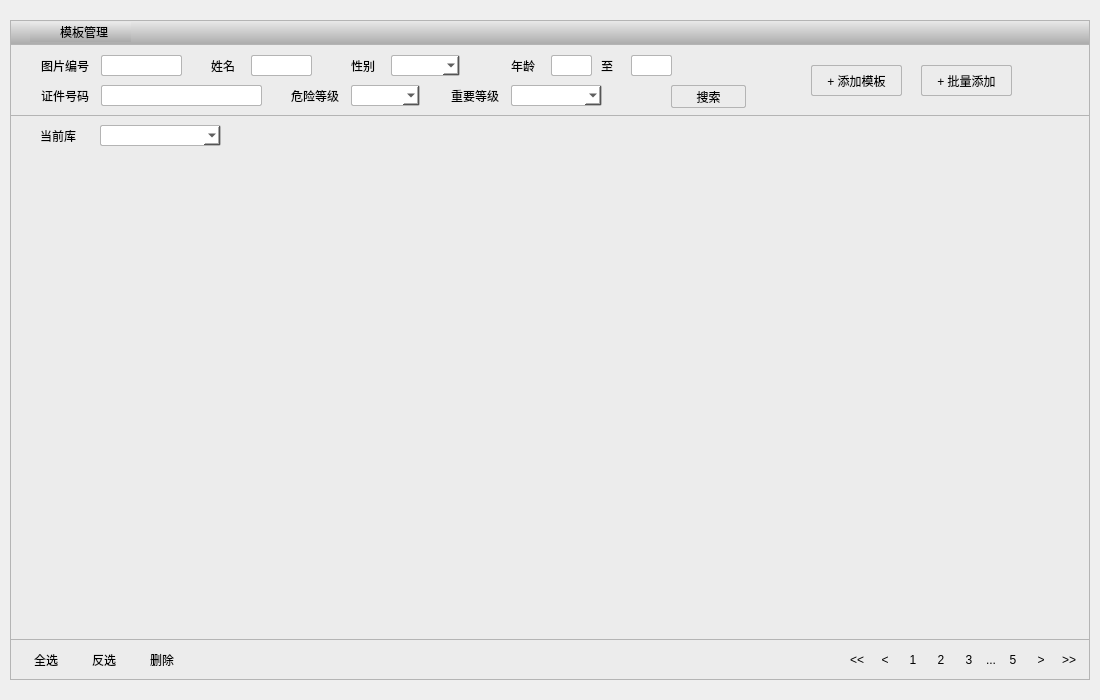
<?xml version="1.0" encoding="UTF-8"?>
<ui version="4.0">
 <class>TemplateManager</class>
 <widget class="QWidget" name="TemplateManager">
  <property name="geometry">
   <rect>
    <x>0</x>
    <y>0</y>
    <width>1100</width>
    <height>700</height>
   </rect>
  </property>
  <property name="windowTitle">
   <string>Form</string>
  </property>
  <layout class="QVBoxLayout" name="verticalLayout">
   <property name="spacing">
    <number>0</number>
   </property>
   <property name="leftMargin">
    <number>10</number>
   </property>
   <property name="topMargin">
    <number>20</number>
   </property>
   <property name="rightMargin">
    <number>10</number>
   </property>
   <property name="bottomMargin">
    <number>20</number>
   </property>
   <item>
    <widget class="QWidget" name="widget" native="true">
     <property name="styleSheet">
      <string notr="true">border:1px solid rgb(180,180,180)</string>
     </property>
     <layout class="QVBoxLayout" name="verticalLayout_2">
      <property name="spacing">
       <number>0</number>
      </property>
      <property name="leftMargin">
       <number>0</number>
      </property>
      <property name="topMargin">
       <number>0</number>
      </property>
      <property name="rightMargin">
       <number>0</number>
      </property>
      <property name="bottomMargin">
       <number>0</number>
      </property>
      <item>
       <widget class="QWidget" name="widget_2" native="true">
        <property name="minimumSize">
         <size>
          <width>0</width>
          <height>25</height>
         </size>
        </property>
        <property name="maximumSize">
         <size>
          <width>16777215</width>
          <height>25</height>
         </size>
        </property>
        <property name="styleSheet">
         <string notr="true">border-radius:0px;
background-color: qlineargradient(spread:pad, x1:0, y1:0, x2:0, y2:1, stop:0 rgba(235, 235, 235, 255), stop:1 rgba(170, 170, 170, 255));</string>
        </property>
        <widget class="QLabel" name="label">
         <property name="geometry">
          <rect>
           <x>20</x>
           <y>2</y>
           <width>41</width>
           <height>20</height>
          </rect>
         </property>
         <property name="styleSheet">
          <string notr="true">border:none</string>
         </property>
         <property name="text">
          <string/>
         </property>
         <property name="pixmap">
          <pixmap resource="../Resouce.qrc">:/images/1比N小图标.png</pixmap>
         </property>
        </widget>
        <widget class="QLabel" name="label_2">
         <property name="geometry">
          <rect>
           <x>50</x>
           <y>2</y>
           <width>71</width>
           <height>20</height>
          </rect>
         </property>
         <property name="styleSheet">
          <string notr="true">border:none;
font: 11pt &quot;黑体&quot;;</string>
         </property>
         <property name="text">
          <string>模板管理</string>
         </property>
        </widget>
       </widget>
      </item>
      <item>
       <widget class="QWidget" name="widget_3" native="true">
        <property name="styleSheet">
         <string notr="true">background-color:rgb(236,236,236);
border:1px solid rgb(180,180,180)</string>
        </property>
        <widget class="QWidget" name="widget_4" native="true">
         <property name="geometry">
          <rect>
           <x>1</x>
           <y>0</y>
           <width>1078</width>
           <height>70</height>
          </rect>
         </property>
         <property name="minimumSize">
          <size>
           <width>0</width>
           <height>70</height>
          </size>
         </property>
         <property name="maximumSize">
          <size>
           <width>16777215</width>
           <height>70</height>
          </size>
         </property>
         <property name="styleSheet">
          <string notr="true">border:none</string>
         </property>
         <widget class="QLabel" name="label_3">
          <property name="geometry">
           <rect>
            <x>30</x>
            <y>10</y>
            <width>54</width>
            <height>21</height>
           </rect>
          </property>
          <property name="text">
           <string>图片编号</string>
          </property>
         </widget>
         <widget class="QLabel" name="label_4">
          <property name="geometry">
           <rect>
            <x>200</x>
            <y>10</y>
            <width>31</width>
            <height>21</height>
           </rect>
          </property>
          <property name="text">
           <string>姓名</string>
          </property>
         </widget>
         <widget class="QLabel" name="label_5">
          <property name="geometry">
           <rect>
            <x>340</x>
            <y>10</y>
            <width>31</width>
            <height>21</height>
           </rect>
          </property>
          <property name="text">
           <string>性别</string>
          </property>
         </widget>
         <widget class="QLabel" name="label_6">
          <property name="geometry">
           <rect>
            <x>590</x>
            <y>10</y>
            <width>21</width>
            <height>21</height>
           </rect>
          </property>
          <property name="text">
           <string>至</string>
          </property>
         </widget>
         <widget class="QLabel" name="label_8">
          <property name="geometry">
           <rect>
            <x>30</x>
            <y>40</y>
            <width>54</width>
            <height>21</height>
           </rect>
          </property>
          <property name="text">
           <string>证件号码</string>
          </property>
         </widget>
         <widget class="QLabel" name="label_9">
          <property name="geometry">
           <rect>
            <x>280</x>
            <y>40</y>
            <width>54</width>
            <height>21</height>
           </rect>
          </property>
          <property name="text">
           <string>危险等级</string>
          </property>
         </widget>
         <widget class="QLabel" name="label_10">
          <property name="geometry">
           <rect>
            <x>440</x>
            <y>40</y>
            <width>54</width>
            <height>21</height>
           </rect>
          </property>
          <property name="text">
           <string>重要等级</string>
          </property>
         </widget>
         <widget class="QPushButton" name="m_btnSearch">
          <property name="geometry">
           <rect>
            <x>660</x>
            <y>40</y>
            <width>75</width>
            <height>23</height>
           </rect>
          </property>
          <property name="styleSheet">
           <string notr="true">border:1px solid rgb(180,180,180);
border-radius:2px;</string>
          </property>
          <property name="text">
           <string>搜索</string>
          </property>
         </widget>
         <widget class="QLabel" name="label_12">
          <property name="geometry">
           <rect>
            <x>500</x>
            <y>10</y>
            <width>31</width>
            <height>21</height>
           </rect>
          </property>
          <property name="text">
           <string>年龄</string>
          </property>
         </widget>
         <widget class="QPushButton" name="m_btnBatchAddTemplate">
          <property name="geometry">
           <rect>
            <x>910</x>
            <y>20</y>
            <width>91</width>
            <height>31</height>
           </rect>
          </property>
          <property name="styleSheet">
           <string notr="true">border:1px solid rgb(180,180,180);
border-radius:2px;</string>
          </property>
          <property name="text">
           <string>+ 批量添加</string>
          </property>
         </widget>
         <widget class="QLineEdit" name="m_editImageNumber">
          <property name="geometry">
           <rect>
            <x>90</x>
            <y>10</y>
            <width>81</width>
            <height>21</height>
           </rect>
          </property>
          <property name="styleSheet">
           <string notr="true">border:1px solid rgb(180,180,180);
border-radius:2px;
background-color:rgb(255,255,255)</string>
          </property>
         </widget>
         <widget class="QComboBox" name="m_comboSex">
          <property name="geometry">
           <rect>
            <x>380</x>
            <y>10</y>
            <width>69</width>
            <height>21</height>
           </rect>
          </property>
          <property name="styleSheet">
           <string notr="true">border:1px solid rgb(180,180,180);
border-radius:2px;
background-color:rgb(255,255,255)</string>
          </property>
         </widget>
         <widget class="QLineEdit" name="m_editName">
          <property name="geometry">
           <rect>
            <x>240</x>
            <y>10</y>
            <width>61</width>
            <height>21</height>
           </rect>
          </property>
          <property name="styleSheet">
           <string notr="true">border:1px solid rgb(180,180,180);
border-radius:2px;
background-color:rgb(255,255,255)</string>
          </property>
         </widget>
         <widget class="QLineEdit" name="m_editAgeMin">
          <property name="geometry">
           <rect>
            <x>540</x>
            <y>10</y>
            <width>41</width>
            <height>21</height>
           </rect>
          </property>
          <property name="styleSheet">
           <string notr="true">border:1px solid rgb(180,180,180);
border-radius:2px;
background-color:rgb(255,255,255)</string>
          </property>
         </widget>
         <widget class="QComboBox" name="m_comboDangersLevel">
          <property name="geometry">
           <rect>
            <x>340</x>
            <y>40</y>
            <width>69</width>
            <height>21</height>
           </rect>
          </property>
          <property name="styleSheet">
           <string notr="true">border:1px solid rgb(180,180,180);
border-radius:2px;
background-color:rgb(255,255,255)</string>
          </property>
         </widget>
         <widget class="QLineEdit" name="lineEdit_4">
          <property name="geometry">
           <rect>
            <x>90</x>
            <y>40</y>
            <width>161</width>
            <height>21</height>
           </rect>
          </property>
          <property name="styleSheet">
           <string notr="true">border:1px solid rgb(180,180,180);
border-radius:2px;
background-color:rgb(255,255,255)</string>
          </property>
         </widget>
         <widget class="QComboBox" name="m_comboImportantLevel">
          <property name="geometry">
           <rect>
            <x>500</x>
            <y>40</y>
            <width>91</width>
            <height>21</height>
           </rect>
          </property>
          <property name="styleSheet">
           <string notr="true">border:1px solid rgb(180,180,180);
border-radius:2px;
background-color:rgb(255,255,255)</string>
          </property>
         </widget>
         <widget class="QLineEdit" name="m_editAgeMax">
          <property name="geometry">
           <rect>
            <x>620</x>
            <y>10</y>
            <width>41</width>
            <height>21</height>
           </rect>
          </property>
          <property name="styleSheet">
           <string notr="true">border:1px solid rgb(180,180,180);
border-radius:2px;
background-color:rgb(255,255,255)</string>
          </property>
         </widget>
         <widget class="QPushButton" name="m_btnAddTemplate">
          <property name="geometry">
           <rect>
            <x>800</x>
            <y>20</y>
            <width>91</width>
            <height>31</height>
           </rect>
          </property>
          <property name="styleSheet">
           <string notr="true">border:1px solid rgb(180,180,180);
border-radius:2px;</string>
          </property>
          <property name="text">
           <string>+ 添加模板</string>
          </property>
         </widget>
        </widget>
        <widget class="QWidget" name="widget_6" native="true">
         <property name="geometry">
          <rect>
           <x>0</x>
           <y>70</y>
           <width>1080</width>
           <height>525</height>
          </rect>
         </property>
         <property name="styleSheet">
          <string notr="true">background-color:rgb(236,236,236);
border:1px solid rgb(180,180,180)</string>
         </property>
         <widget class="QLabel" name="label_7">
          <property name="geometry">
           <rect>
            <x>30</x>
            <y>10</y>
            <width>54</width>
            <height>21</height>
           </rect>
          </property>
          <property name="styleSheet">
           <string notr="true">border:none</string>
          </property>
          <property name="text">
           <string>当前库</string>
          </property>
         </widget>
         <widget class="QComboBox" name="m_comboCurLib">
          <property name="geometry">
           <rect>
            <x>90</x>
            <y>10</y>
            <width>121</width>
            <height>21</height>
           </rect>
          </property>
          <property name="styleSheet">
           <string notr="true">border:1px solid rgb(180,180,180);
border-radius:2px;
background-color:rgb(255,255,255)</string>
          </property>
         </widget>
         <widget class="QTableWidget" name="m_table">
          <property name="geometry">
           <rect>
            <x>1</x>
            <y>40</y>
            <width>1078</width>
            <height>484</height>
           </rect>
          </property>
          <property name="styleSheet">
           <string notr="true">background-color:rgb(236,236,236);
border:none</string>
          </property>
         </widget>
        </widget>
        <widget class="QWidget" name="widget_7" native="true">
         <property name="geometry">
          <rect>
           <x>1</x>
           <y>595</y>
           <width>1078</width>
           <height>39</height>
          </rect>
         </property>
         <property name="minimumSize">
          <size>
           <width>1078</width>
           <height>39</height>
          </size>
         </property>
         <property name="maximumSize">
          <size>
           <width>1078</width>
           <height>39</height>
          </size>
         </property>
         <property name="styleSheet">
          <string notr="true">border:none</string>
         </property>
         <layout class="QHBoxLayout" name="horizontalLayout_2">
          <property name="leftMargin">
           <number>9</number>
          </property>
          <property name="topMargin">
           <number>9</number>
          </property>
          <property name="rightMargin">
           <number>9</number>
          </property>
          <property name="bottomMargin">
           <number>9</number>
          </property>
          <item>
           <widget class="QPushButton" name="m_btnSelectAll">
            <property name="minimumSize">
             <size>
              <width>52</width>
              <height>22</height>
             </size>
            </property>
            <property name="maximumSize">
             <size>
              <width>52</width>
              <height>22</height>
             </size>
            </property>
            <property name="styleSheet">
             <string notr="true">border:1px solid rgb(180,180,180);
border-radius:2px;
width:50;
height:20;
background-color: rgb(222, 222, 222);
QPushButton{
hover:background-color: rgb(41, 147, 207);
pressed:background-color: rgb(41, 147, 207);
}</string>
            </property>
            <property name="text">
             <string>全选</string>
            </property>
           </widget>
          </item>
          <item>
           <widget class="QPushButton" name="m_btnReSelectAll">
            <property name="minimumSize">
             <size>
              <width>52</width>
              <height>22</height>
             </size>
            </property>
            <property name="maximumSize">
             <size>
              <width>52</width>
              <height>22</height>
             </size>
            </property>
            <property name="styleSheet">
             <string notr="true">border:1px solid rgb(180,180,180);
border-radius:2px;
width:50;
height:20;
background-color: rgb(222, 222, 222);
QPushButton{
hover:background-color: rgb(41, 147, 207);
pressed:background-color: rgb(41, 147, 207);
}</string>
            </property>
            <property name="text">
             <string>反选</string>
            </property>
           </widget>
          </item>
          <item>
           <widget class="QPushButton" name="m_btnDelete">
            <property name="minimumSize">
             <size>
              <width>52</width>
              <height>22</height>
             </size>
            </property>
            <property name="maximumSize">
             <size>
              <width>52</width>
              <height>22</height>
             </size>
            </property>
            <property name="styleSheet">
             <string notr="true">border:1px solid rgb(180,180,180);
border-radius:2px;
width:50;
height:20;
background-color: rgb(222, 222, 222);
QPushButton{
hover:background-color: rgb(41, 147, 207);
pressed:background-color: rgb(41, 147, 207);
}</string>
            </property>
            <property name="text">
             <string>删除</string>
            </property>
           </widget>
          </item>
          <item>
           <spacer name="horizontalSpacer">
            <property name="orientation">
             <enum>Qt::Horizontal</enum>
            </property>
            <property name="sizeHint" stdset="0">
             <size>
              <width>625</width>
              <height>20</height>
             </size>
            </property>
           </spacer>
          </item>
          <item>
           <widget class="QPushButton" name="m_btnPageFirst">
            <property name="minimumSize">
             <size>
              <width>22</width>
              <height>22</height>
             </size>
            </property>
            <property name="maximumSize">
             <size>
              <width>22</width>
              <height>22</height>
             </size>
            </property>
            <property name="styleSheet">
             <string notr="true">border:1px solid rgb(180,180,180);
border-radius:2px;
width:20;
height:20;
background-color: rgb(222, 222, 222);
QPushButton{
hover:background-color: rgb(41, 147, 207);
pressed:background-color: rgb(41, 147, 207);
}
</string>
            </property>
            <property name="text">
             <string>&lt;&lt;</string>
            </property>
           </widget>
          </item>
          <item>
           <widget class="QPushButton" name="m_btnPagePre">
            <property name="minimumSize">
             <size>
              <width>22</width>
              <height>22</height>
             </size>
            </property>
            <property name="maximumSize">
             <size>
              <width>22</width>
              <height>22</height>
             </size>
            </property>
            <property name="styleSheet">
             <string notr="true">border:1px solid rgb(180,180,180);
border-radius:2px;
width:20;
height:20;
background-color: rgb(222, 222, 222);
QPushButton{
hover:background-color: rgb(41, 147, 207);
pressed:background-color: rgb(41, 147, 207);
}</string>
            </property>
            <property name="text">
             <string>&lt;</string>
            </property>
           </widget>
          </item>
          <item>
           <widget class="QPushButton" name="m_btnPageOne">
            <property name="minimumSize">
             <size>
              <width>22</width>
              <height>22</height>
             </size>
            </property>
            <property name="maximumSize">
             <size>
              <width>22</width>
              <height>22</height>
             </size>
            </property>
            <property name="styleSheet">
             <string notr="true">border:1px solid rgb(180,180,180);
border-radius:2px;
width:20;
height:20;
background-color: rgb(222, 222, 222);
QPushButton{
hover:background-color: rgb(41, 147, 207);
pressed:background-color: rgb(41, 147, 207);
}</string>
            </property>
            <property name="text">
             <string>1</string>
            </property>
            <property name="checkable">
             <bool>true</bool>
            </property>
           </widget>
          </item>
          <item>
           <widget class="QPushButton" name="m_btnPageTwo">
            <property name="minimumSize">
             <size>
              <width>22</width>
              <height>22</height>
             </size>
            </property>
            <property name="maximumSize">
             <size>
              <width>22</width>
              <height>22</height>
             </size>
            </property>
            <property name="styleSheet">
             <string notr="true">border:1px solid rgb(180,180,180);
border-radius:2px;
width:20;
height:20;
background-color: rgb(222, 222, 222);
QPushButton{
hover:background-color: rgb(41, 147, 207);
pressed:background-color: rgb(41, 147, 207);
}</string>
            </property>
            <property name="text">
             <string>2</string>
            </property>
            <property name="checkable">
             <bool>true</bool>
            </property>
           </widget>
          </item>
          <item>
           <widget class="QPushButton" name="m_btnPageThree">
            <property name="minimumSize">
             <size>
              <width>22</width>
              <height>22</height>
             </size>
            </property>
            <property name="maximumSize">
             <size>
              <width>22</width>
              <height>22</height>
             </size>
            </property>
            <property name="styleSheet">
             <string notr="true">border:1px solid rgb(180,180,180);
border-radius:2px;
width:20;
height:20;
background-color: rgb(222, 222, 222);
QPushButton{
hover:background-color: rgb(41, 147, 207);
pressed:background-color: rgb(41, 147, 207);
}</string>
            </property>
            <property name="text">
             <string>3</string>
            </property>
            <property name="checkable">
             <bool>true</bool>
            </property>
           </widget>
          </item>
          <item>
           <widget class="QLabel" name="m_labelPage">
            <property name="styleSheet">
             <string notr="true">font: 14pt &quot;黑体&quot;;
border:none</string>
            </property>
            <property name="text">
             <string>...</string>
            </property>
           </widget>
          </item>
          <item>
           <widget class="QPushButton" name="m_btnPageFive">
            <property name="minimumSize">
             <size>
              <width>22</width>
              <height>22</height>
             </size>
            </property>
            <property name="maximumSize">
             <size>
              <width>22</width>
              <height>22</height>
             </size>
            </property>
            <property name="styleSheet">
             <string notr="true">border:1px solid rgb(180,180,180);
border-radius:2px;
width:20;
height:20;
background-color: rgb(222, 222, 222);
QPushButton{
hover:background-color: rgb(41, 147, 207);
pressed:background-color: rgb(41, 147, 207);
}</string>
            </property>
            <property name="text">
             <string>5</string>
            </property>
            <property name="checkable">
             <bool>true</bool>
            </property>
           </widget>
          </item>
          <item>
           <widget class="QPushButton" name="m_btnPageNext">
            <property name="minimumSize">
             <size>
              <width>22</width>
              <height>22</height>
             </size>
            </property>
            <property name="maximumSize">
             <size>
              <width>22</width>
              <height>22</height>
             </size>
            </property>
            <property name="styleSheet">
             <string notr="true">border:1px solid rgb(180,180,180);
border-radius:2px;
width:20;
height:20;
background-color: rgb(222, 222, 222);
QPushButton{
hover:background-color: rgb(41, 147, 207);
pressed:background-color: rgb(41, 147, 207);
}</string>
            </property>
            <property name="text">
             <string>&gt;</string>
            </property>
           </widget>
          </item>
          <item>
           <widget class="QPushButton" name="m_btnPageLast">
            <property name="sizePolicy">
             <sizepolicy hsizetype="Fixed" vsizetype="Fixed">
              <horstretch>0</horstretch>
              <verstretch>0</verstretch>
             </sizepolicy>
            </property>
            <property name="minimumSize">
             <size>
              <width>22</width>
              <height>22</height>
             </size>
            </property>
            <property name="maximumSize">
             <size>
              <width>22</width>
              <height>22</height>
             </size>
            </property>
            <property name="styleSheet">
             <string notr="true">border:1px solid rgb(180,180,180);
border-radius:2px;
width:20;
height:20;
background-color: rgb(222, 222, 222);
QPushButton{
hover:background-color: rgb(41, 147, 207);
pressed:background-color: rgb(41, 147, 207);
}</string>
            </property>
            <property name="text">
             <string>&gt;&gt;</string>
            </property>
           </widget>
          </item>
         </layout>
        </widget>
       </widget>
      </item>
     </layout>
    </widget>
   </item>
  </layout>
 </widget>
 <resources>
  <include location="../Resouce.qrc"/>
 </resources>
 <connections/>
</ui>
